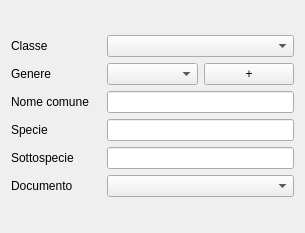
<?xml version="1.0" encoding="UTF-8"?>
<ui version="4.0">
 <class>Specie</class>
 <widget class="QWidget" name="Specie">
  <property name="geometry">
   <rect>
    <x>0</x>
    <y>0</y>
    <width>305</width>
    <height>233</height>
   </rect>
  </property>
  <property name="windowTitle">
   <string>Form</string>
  </property>
  <layout class="QGridLayout" name="gridLayout">
   <item row="0" column="0">
    <layout class="QGridLayout" name="gridLayout_2">
     <item row="5" column="0">
      <widget class="QLabel" name="label_5">
       <property name="text">
        <string>Documento</string>
       </property>
      </widget>
     </item>
     <item row="5" column="1" colspan="2">
      <widget class="QComboBox" name="cbDocumento"/>
     </item>
     <item row="3" column="0">
      <widget class="QLabel" name="label_3">
       <property name="text">
        <string>Specie</string>
       </property>
      </widget>
     </item>
     <item row="1" column="0">
      <widget class="QLabel" name="label_2">
       <property name="text">
        <string>Genere</string>
       </property>
      </widget>
     </item>
     <item row="0" column="1" colspan="2">
      <widget class="QComboBox" name="cbClasse"/>
     </item>
     <item row="1" column="1">
      <widget class="QComboBox" name="cbGenus"/>
     </item>
     <item row="3" column="1" colspan="2">
      <widget class="QLineEdit" name="leSpecie"/>
     </item>
     <item row="1" column="2">
      <widget class="QPushButton" name="pbAddGenus">
       <property name="text">
        <string>+</string>
       </property>
      </widget>
     </item>
     <item row="4" column="0">
      <widget class="QLabel" name="label_4">
       <property name="text">
        <string>Sottospecie</string>
       </property>
      </widget>
     </item>
     <item row="0" column="0">
      <widget class="QLabel" name="label">
       <property name="text">
        <string>Classe</string>
       </property>
      </widget>
     </item>
     <item row="4" column="1" colspan="2">
      <widget class="QLineEdit" name="leSubspecie"/>
     </item>
     <item row="2" column="0">
      <widget class="QLabel" name="label_6">
       <property name="text">
        <string>Nome comune</string>
       </property>
      </widget>
     </item>
     <item row="2" column="1" colspan="2">
      <widget class="QLineEdit" name="leCommonName"/>
     </item>
    </layout>
   </item>
  </layout>
 </widget>
 <resources/>
 <connections/>
</ui>
